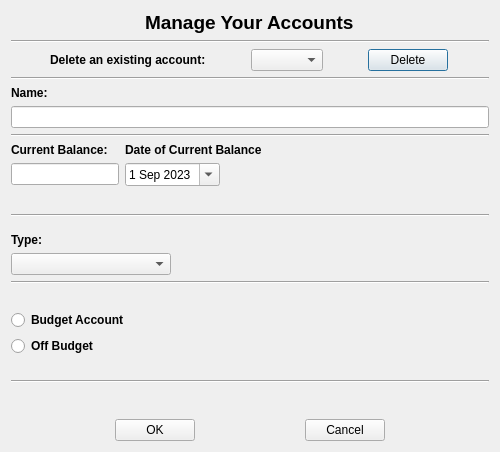
<?xml version="1.0" encoding="UTF-8"?>
<ui version="4.0">
 <class>ManageAccounts</class>
 <widget class="QDialog" name="ManageAccounts">
  <property name="geometry">
   <rect>
    <x>0</x>
    <y>0</y>
    <width>500</width>
    <height>452</height>
   </rect>
  </property>
  <property name="sizePolicy">
   <sizepolicy hsizetype="Fixed" vsizetype="Fixed">
    <horstretch>0</horstretch>
    <verstretch>0</verstretch>
   </sizepolicy>
  </property>
  <property name="windowTitle">
   <string>Manage Accounts</string>
  </property>
  <layout class="QVBoxLayout" name="verticalLayout">
   <item alignment="Qt::AlignHCenter">
    <widget class="QLabel" name="manage_accounts_label">
     <property name="sizePolicy">
      <sizepolicy hsizetype="Fixed" vsizetype="Fixed">
       <horstretch>0</horstretch>
       <verstretch>0</verstretch>
      </sizepolicy>
     </property>
     <property name="font">
      <font>
       <pointsize>14</pointsize>
       <bold>true</bold>
      </font>
     </property>
     <property name="text">
      <string>Manage Your Accounts</string>
     </property>
    </widget>
   </item>
   <item>
    <widget class="Line" name="line">
     <property name="orientation">
      <enum>Qt::Horizontal</enum>
     </property>
    </widget>
   </item>
   <item>
    <layout class="QHBoxLayout" name="horizontalLayout_2">
     <item>
      <widget class="QLabel" name="delete_existing_account_label">
       <property name="sizePolicy">
        <sizepolicy hsizetype="Fixed" vsizetype="Fixed">
         <horstretch>0</horstretch>
         <verstretch>0</verstretch>
        </sizepolicy>
       </property>
       <property name="font">
        <font>
         <bold>true</bold>
        </font>
       </property>
       <property name="text">
        <string>Delete an existing account:</string>
       </property>
      </widget>
     </item>
     <item>
      <widget class="QComboBox" name="delete_combo_box">
       <property name="sizePolicy">
        <sizepolicy hsizetype="Fixed" vsizetype="Fixed">
         <horstretch>0</horstretch>
         <verstretch>0</verstretch>
        </sizepolicy>
       </property>
      </widget>
     </item>
     <item>
      <widget class="QPushButton" name="delete_button">
       <property name="sizePolicy">
        <sizepolicy hsizetype="Fixed" vsizetype="Fixed">
         <horstretch>0</horstretch>
         <verstretch>0</verstretch>
        </sizepolicy>
       </property>
       <property name="text">
        <string>Delete</string>
       </property>
      </widget>
     </item>
    </layout>
   </item>
   <item>
    <widget class="Line" name="line_6">
     <property name="orientation">
      <enum>Qt::Horizontal</enum>
     </property>
    </widget>
   </item>
   <item>
    <widget class="QLabel" name="name_label">
     <property name="sizePolicy">
      <sizepolicy hsizetype="Fixed" vsizetype="Fixed">
       <horstretch>0</horstretch>
       <verstretch>0</verstretch>
      </sizepolicy>
     </property>
     <property name="font">
      <font>
       <bold>true</bold>
      </font>
     </property>
     <property name="text">
      <string>Name:</string>
     </property>
    </widget>
   </item>
   <item>
    <widget class="QLineEdit" name="name">
     <property name="sizePolicy">
      <sizepolicy hsizetype="Expanding" vsizetype="Fixed">
       <horstretch>0</horstretch>
       <verstretch>0</verstretch>
      </sizepolicy>
     </property>
    </widget>
   </item>
   <item>
    <widget class="Line" name="line_2">
     <property name="orientation">
      <enum>Qt::Horizontal</enum>
     </property>
    </widget>
   </item>
   <item>
    <layout class="QFormLayout" name="formLayout">
     <item row="1" column="0">
      <widget class="QLabel" name="current_balance_label">
       <property name="sizePolicy">
        <sizepolicy hsizetype="Fixed" vsizetype="Fixed">
         <horstretch>0</horstretch>
         <verstretch>0</verstretch>
        </sizepolicy>
       </property>
       <property name="font">
        <font>
         <bold>true</bold>
        </font>
       </property>
       <property name="text">
        <string>Current Balance:</string>
       </property>
      </widget>
     </item>
     <item row="1" column="1">
      <widget class="QLabel" name="date_of_current_balance_label">
       <property name="sizePolicy">
        <sizepolicy hsizetype="Fixed" vsizetype="Fixed">
         <horstretch>0</horstretch>
         <verstretch>0</verstretch>
        </sizepolicy>
       </property>
       <property name="font">
        <font>
         <bold>true</bold>
        </font>
       </property>
       <property name="text">
        <string>Date of Current Balance</string>
       </property>
      </widget>
     </item>
     <item row="2" column="0">
      <widget class="QLineEdit" name="current_balance">
       <property name="sizePolicy">
        <sizepolicy hsizetype="Fixed" vsizetype="Fixed">
         <horstretch>0</horstretch>
         <verstretch>0</verstretch>
        </sizepolicy>
       </property>
      </widget>
     </item>
     <item row="2" column="1">
      <widget class="QDateEdit" name="current_balance_date">
       <property name="sizePolicy">
        <sizepolicy hsizetype="Fixed" vsizetype="Fixed">
         <horstretch>0</horstretch>
         <verstretch>0</verstretch>
        </sizepolicy>
       </property>
       <property name="calendarPopup">
        <bool>true</bool>
       </property>
       <property name="date">
        <date>
         <year>2023</year>
         <month>9</month>
         <day>1</day>
        </date>
       </property>
      </widget>
     </item>
    </layout>
   </item>
   <item>
    <widget class="Line" name="line_3">
     <property name="orientation">
      <enum>Qt::Horizontal</enum>
     </property>
    </widget>
   </item>
   <item>
    <spacer name="verticalSpacer_2">
     <property name="orientation">
      <enum>Qt::Vertical</enum>
     </property>
     <property name="sizeType">
      <enum>QSizePolicy::Fixed</enum>
     </property>
     <property name="sizeHint" stdset="0">
      <size>
       <width>20</width>
       <height>10</height>
      </size>
     </property>
    </spacer>
   </item>
   <item>
    <widget class="QLabel" name="type_label">
     <property name="sizePolicy">
      <sizepolicy hsizetype="Fixed" vsizetype="Fixed">
       <horstretch>0</horstretch>
       <verstretch>0</verstretch>
      </sizepolicy>
     </property>
     <property name="font">
      <font>
       <bold>true</bold>
      </font>
     </property>
     <property name="text">
      <string>Type:</string>
     </property>
    </widget>
   </item>
   <item>
    <widget class="QComboBox" name="type_combo">
     <property name="sizePolicy">
      <sizepolicy hsizetype="Fixed" vsizetype="Fixed">
       <horstretch>0</horstretch>
       <verstretch>0</verstretch>
      </sizepolicy>
     </property>
     <property name="minimumSize">
      <size>
       <width>160</width>
       <height>0</height>
      </size>
     </property>
     <property name="font">
      <font>
       <bold>false</bold>
      </font>
     </property>
     <property name="sizeAdjustPolicy">
      <enum>QComboBox::AdjustToContents</enum>
     </property>
     <property name="placeholderText">
      <string>Select an Account Type</string>
     </property>
    </widget>
   </item>
   <item>
    <widget class="Line" name="line_5">
     <property name="orientation">
      <enum>Qt::Horizontal</enum>
     </property>
    </widget>
   </item>
   <item>
    <spacer name="verticalSpacer_3">
     <property name="orientation">
      <enum>Qt::Vertical</enum>
     </property>
     <property name="sizeType">
      <enum>QSizePolicy::Fixed</enum>
     </property>
     <property name="sizeHint" stdset="0">
      <size>
       <width>20</width>
       <height>20</height>
      </size>
     </property>
    </spacer>
   </item>
   <item>
    <layout class="QFormLayout" name="formLayout_2">
     <item row="0" column="0">
      <widget class="QRadioButton" name="budget_account_radio">
       <property name="sizePolicy">
        <sizepolicy hsizetype="Fixed" vsizetype="Fixed">
         <horstretch>0</horstretch>
         <verstretch>0</verstretch>
        </sizepolicy>
       </property>
       <property name="font">
        <font>
         <bold>true</bold>
        </font>
       </property>
       <property name="text">
        <string>Budget Account</string>
       </property>
      </widget>
     </item>
     <item row="1" column="0">
      <widget class="QRadioButton" name="off_budget_radio">
       <property name="sizePolicy">
        <sizepolicy hsizetype="Fixed" vsizetype="Fixed">
         <horstretch>0</horstretch>
         <verstretch>0</verstretch>
        </sizepolicy>
       </property>
       <property name="font">
        <font>
         <bold>true</bold>
        </font>
       </property>
       <property name="text">
        <string>Off Budget</string>
       </property>
      </widget>
     </item>
     <item row="0" column="1">
      <widget class="QLabel" name="budget_account_recommend_label">
       <property name="sizePolicy">
        <sizepolicy hsizetype="Preferred" vsizetype="Preferred">
         <horstretch>0</horstretch>
         <verstretch>0</verstretch>
        </sizepolicy>
       </property>
       <property name="text">
        <string/>
       </property>
      </widget>
     </item>
     <item row="1" column="1">
      <widget class="QLabel" name="off_budget_recommend_label">
       <property name="text">
        <string/>
       </property>
      </widget>
     </item>
    </layout>
   </item>
   <item>
    <widget class="Line" name="line_4">
     <property name="orientation">
      <enum>Qt::Horizontal</enum>
     </property>
    </widget>
   </item>
   <item>
    <spacer name="verticalSpacer">
     <property name="orientation">
      <enum>Qt::Vertical</enum>
     </property>
     <property name="sizeType">
      <enum>QSizePolicy::Fixed</enum>
     </property>
     <property name="sizeHint" stdset="0">
      <size>
       <width>20</width>
       <height>30</height>
      </size>
     </property>
    </spacer>
   </item>
   <item>
    <layout class="QHBoxLayout" name="horizontalLayout">
     <item>
      <widget class="QPushButton" name="ok_button">
       <property name="sizePolicy">
        <sizepolicy hsizetype="Fixed" vsizetype="Fixed">
         <horstretch>0</horstretch>
         <verstretch>0</verstretch>
        </sizepolicy>
       </property>
       <property name="text">
        <string>OK</string>
       </property>
      </widget>
     </item>
     <item>
      <widget class="QPushButton" name="cancel_button">
       <property name="sizePolicy">
        <sizepolicy hsizetype="Fixed" vsizetype="Fixed">
         <horstretch>0</horstretch>
         <verstretch>0</verstretch>
        </sizepolicy>
       </property>
       <property name="text">
        <string>Cancel</string>
       </property>
      </widget>
     </item>
    </layout>
   </item>
  </layout>
 </widget>
 <resources/>
 <connections/>
</ui>
